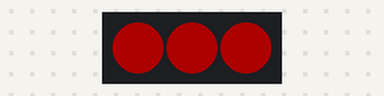
A sketch run on a simulated Arduino Uno, built with avr-gcc and run on an emulated ATmega328P. On the bench: 3 RGB LEDs in strip order, left to right. Dim RGB values are drawn brighter than linear.

Above: at 0.5 s.
At 1.5 s:
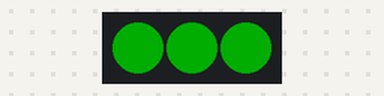
At 5.6 s:
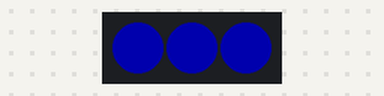
Timing chart, 0 to 7.0 s (numbered marks = the images above):
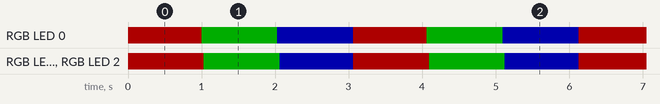

The sketch:

08_RGBLED.ino
```cpp
#include <Adafruit_NeoPixel.h>
#define PIN 5                                                    // LED와 연결 될 핀번호 설정
#define NUMPIXELS 3                                              // LED 개수(3개)

Adafruit_NeoPixel pixels(NUMPIXELS, PIN, NEO_GRB + NEO_KHZ800);  // LED 제어를 위한 변수 생성

void setup() {
  pixels.begin();                                                // LED 시작
  pixels.setBrightness(50);
}
void loop() {
  for (int i = 0; i < NUMPIXELS; i++) {                          // 0~2번째 픽셀까지 순서대로(총 3개) 조작
    pixels.setPixelColor(i, pixels.Color(255, 0, 0));            // ex) 0번째 픽셀의(i) RGB색상을 각각 255, 0, 0으로 부여
    pixels.show();                                               // LED 모듈에 나타내기
  }
  delay(1000);                                                   // 다음 픽셀은 1초 뒤 변화
  for (int i = 0; i < NUMPIXELS; i++) {
    pixels.setPixelColor(i, pixels.Color(0, 255, 0));
    pixels.show();
    delay(10);
  }
  delay(1000);
  for (int i = 0; i < NUMPIXELS; i++) {
    pixels.setPixelColor(i, pixels.Color(0, 0, 255));
    pixels.show();
    delay(10);
  }
  delay(1000);
}
```

Measured:
- by itself, RGB LED 0–2: repeats every 3.1 s: RGB(0, 50, 0) 1.0 s, RGB(0, 0, 50) 1.0 s, RGB(50, 0, 0) 1.0 s
- by itself, everything shown: repeats every 3.1 s, in 5 steps
